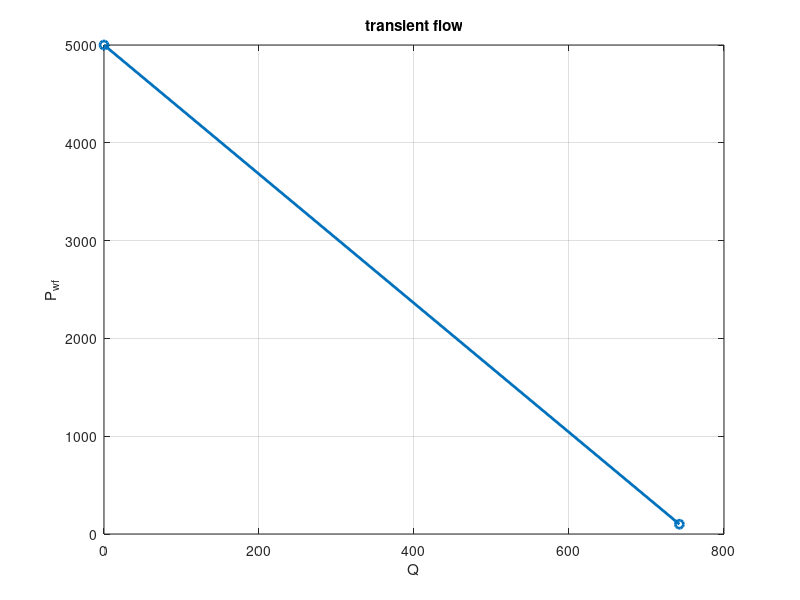
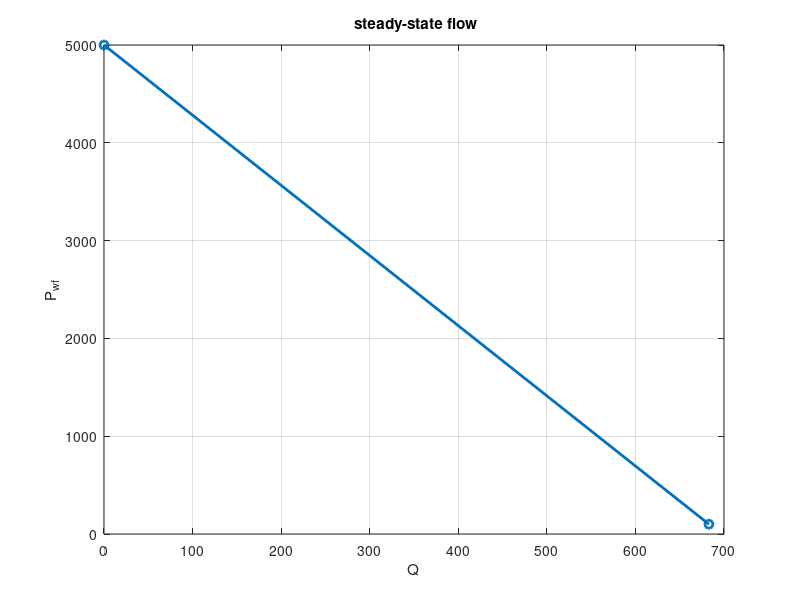
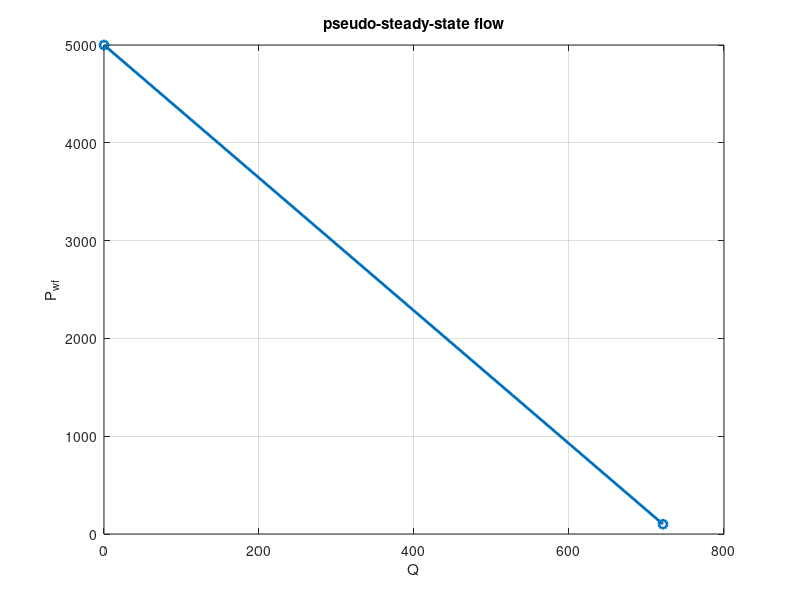

These figures' MATLAB source, in order:
%Behrad Bolkhari     Student Number:9919653       Dr Mahdi Imanian
clc
clear
close all
t = 30*24;
phi = 0.25;
k = 10;
h = 50;
Pbar = 5000;
Bo = 1.2;
mu0 = 1.5;
ct = 0.0000125;
A = 640;
re = 2980;
rw = 0.328;
S = 5;

%% Part 01
J = (k*h)/(162.6*Bo*mu0*(log10(t)+log10((k)/(phi*mu0*ct*(rw^2)))-3.23+0.87*S));
Pwf = [100 5000];
Deltap = Pbar-Pwf;
Q = J*Deltap;
figure(1)
plot(Q,Pwf,'-o','linewidth',2)
grid on
xlabel('Q')
ylabel('P_w_f')
title('transient flow')

%% Part 02
J = (k*h)/(141.2*Bo*mu0*(log(re/rw)+S));
Pwf = [100 5000];
Deltap = Pbar-Pwf;
Q = J*Deltap;
figure(2)
plot(Q,Pwf,'-o','linewidth',2)
grid on
xlabel('Q')
ylabel('P_w_f')
title(' steady-state flow')

%% Part 03
J = (k*h)/(141.2*Bo*mu0*(log(re/rw)-0.75+S));
Pwf = [100 5000];
Deltap = Pbar-Pwf;
Q = J*Deltap;
figure(3)
plot(Q,Pwf,'-o','linewidth',2)
grid on
xlabel('Q')
ylabel('P_w_f')
title('pseudo-steady-state flow')
